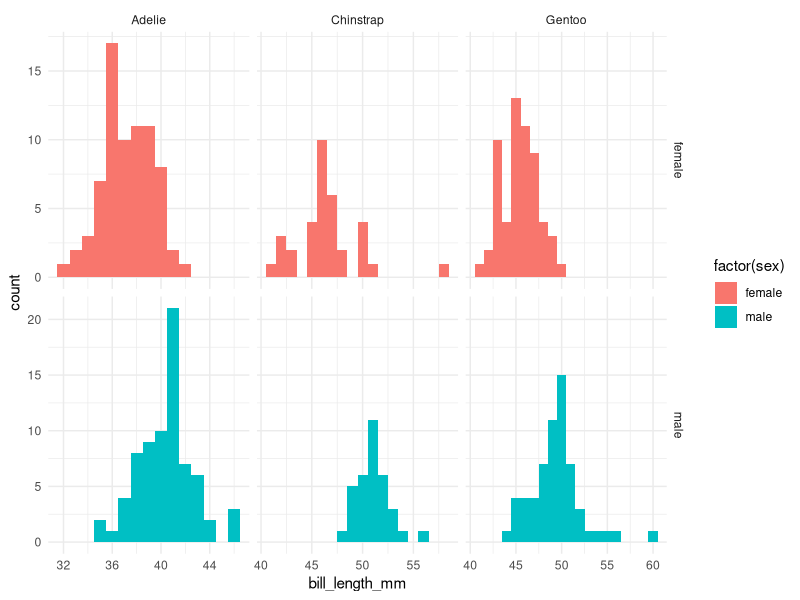

R code for this plot:
## ---- chunk 1
#| echo: true
#| output: true

library(palmerpenguins)
library(tidyverse)
data(penguins)
glimpse(penguins)
## ---- chunk 2
#| echo: true
#| output: true

na.omit(penguins) |> 
ggplot(aes(x = bill_length_mm, fill = factor(sex))) +
geom_histogram(binwidth = 1) +
facet_grid(sex ~ species, scales = "free") +
theme_minimal()
## ---- chunk 3
#| echo: true
#| output: true
na.omit(penguins) |> 
  group_by(sex:species) |> 
summarize(mean_bill_length = mean(bill_length_mm), sd_bill_length = sd(bill_length_mm))
## ---- chunk 4
#| echo: true
#| output: true
na.omit(penguins) |> 
group_by(sex:species) |> 
summarize(sd_bill_length = sd(bill_length_mm)) |> 
summarize(ratio_max_min_sd = max(sd_bill_length) / min(sd_bill_length))
## ---- chunk 5
#| echo: true
#| output: true
two.way <- aov(bill_length_mm ~ sex + species + sex*species, data = penguins)
summary(two.way)
## ---- chunk 6
#| echo: true
#| output: true

pairwise.t.test(penguins$bill_length_mm, penguins$species, p.adj = "bonf")
## ---- chunk 7
#| echo: true
#| output: true

pairwise.t.test(penguins$bill_length_mm, penguins$sex, p.adj = "bonf")
## ---- chunk 8
#| echo: true
#| output: true

TukeyHSD(two.way, which = "sex:species")
